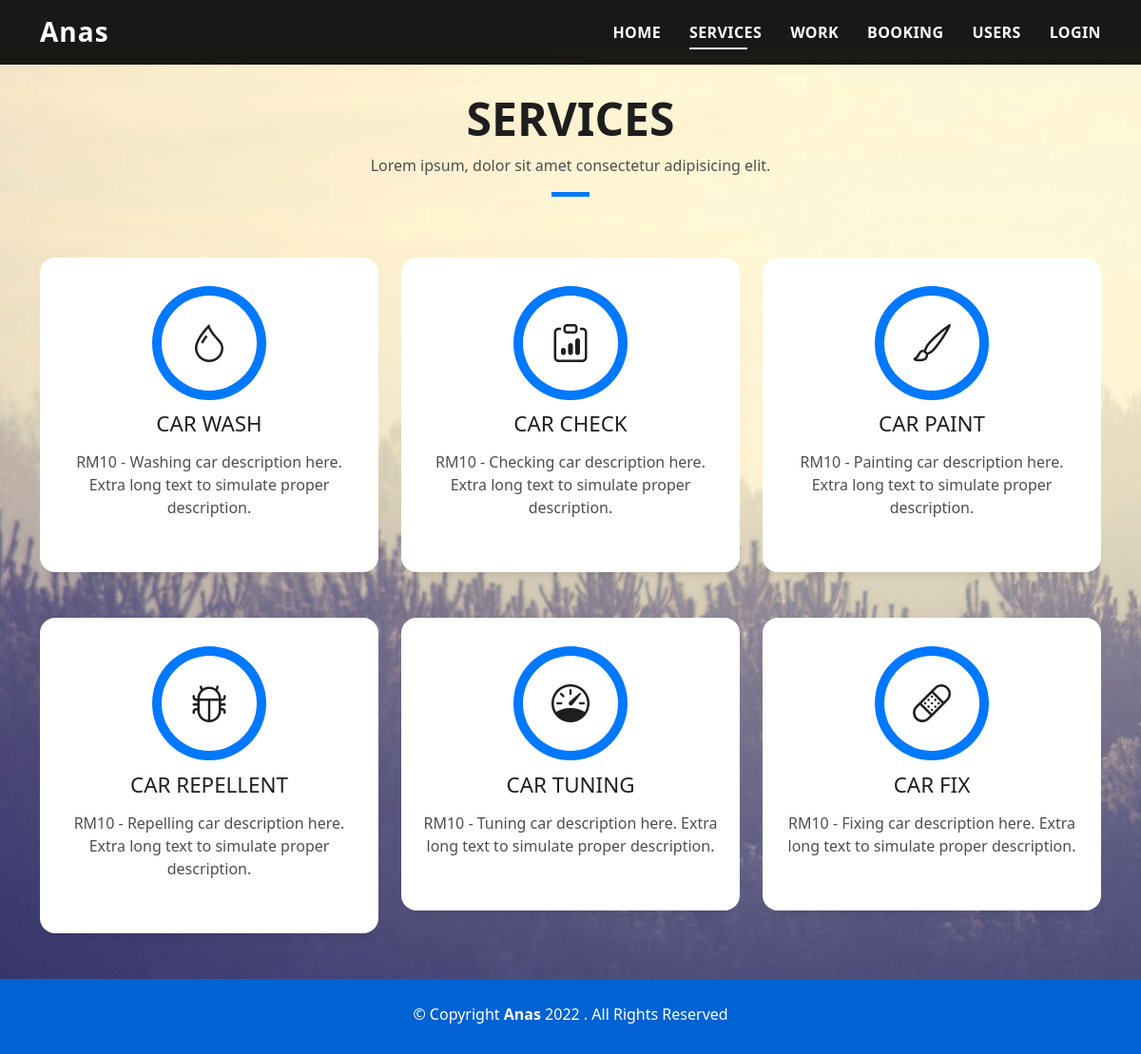
/services.php, run on the app's committed database.
### tables this page shows
CREATE TABLE `service` (
  `id` int NOT NULL,
  `name` varchar(100) NOT NULL,
  `description` varchar(255) NOT NULL,
  `image` varchar(100) NOT NULL,
  `price` int NOT NULL
);

### db.php (called while the page is built, shortened)
<?php
if (isset($_SESSION["id"])) {
    $logged_in = true;
} else {
    $logged_in = false;
}

### services.php (the view, shortened to what this page needs)
<?php
include 'db.php';
$sql = "SELECT * FROM service";
$result = mysqli_query($connection, $sql);
?>
<!DOCTYPE html>
<html lang="en">
<head>
  <link href="assets/vendor/bootstrap/css/bootstrap.min.css" rel="stylesheet" />
  <link href="assets/vendor/bootstrap-icons/bootstrap-icons.css" rel="stylesheet" />
  <link href="assets/vendor/glightbox/css/glightbox.min.css" rel="stylesheet" />
  <link href="assets/vendor/swiper/swiper-bundle.min.css" rel="stylesheet" />
  <link href="assets/css/style.css" rel="stylesheet" />
</head>
<body>
  <header id="header" class="fixed-top header-scrolled">
    <div class="container d-flex align-items-center justify-content-between">
      <h1 class="logo"><a href="index.html">Anas</a></h1>
      <nav id="navbar" class="navbar">
        <ul>
          <li><a class="nav-link scrollto" href="/index.php">Home</a></li>
          <li><a class="nav-link scrollto active" href="/services.php">Services</a></li>
          <li><a class="nav-link scrollto" href="/work.php">Work</a></li>
          <li><a class="nav-link scrollto" href="/booking.php">booking</a></li>
          <li><a class="nav-link scrollto" href="/users.php">Users</a></li>
          <li>
            <?php
            if ($logged_in) {
            ?>
              <a class="nav-link scrollto" href="/logout.php">Logout</a>
            <?php
            } else {
            ?>
              <a class="nav-link scrollto" href="/login.php">Login</a>
            <?php
            }
            ?>
          </li>
        </ul>
      </nav>
    </div>
  </header>
  <main id="main" class="mt-5">
    <section id="services" class="services-mf pt-5 route" style="background-image: url(assets/img/overlay-bg.jpg)">
      <div class="container">
        <div class="row">
          <div class="col-sm-12">
            <div class="title-box text-center">
              <h3 class="title-a">Services</h3>
              <p class="subtitle-a">
                Lorem ipsum, dolor sit amet consectetur adipisicing elit.
              </p>
              <div class="line-mf"></div>
            </div>
          </div>
        </div>
        <div class="row">
          <?php
          while ($row = mysqli_fetch_array($result)) {
          ?>
            <div class="col-md-4">
              <div class="service-box">
                <div class="service-ico">
                  <span class="ico-circle"><?php echo $row['image'] ?></span>
                </div>
                <div class="service-content">
                  <h2 class="s-title"><?php echo $row['name'] ?></h2>
                  <p class="s-description text-center">
                    RM<?php echo $row['price'] ?> - <?php echo $row['description'] ?>
                  </p>
                </div>
              </div>
            </div>
          <?php
          }
          ?>
        </div>
      </div>
    </section>
  </main>
  <footer>
    <div class="container">
      <div class="row">
        <div class="col-sm-12">
          <div class="copyright-box">
            <p class="copyright">
              &copy; Copyright <strong>Anas</strong> <?php echo date("Y"); ?>
              . All Rights Reserved
            </p>
          </div>
        </div>
      </div>
    </div>
  </footer>
</body>
</html>

### assets/css/style.css (style rules this page uses)
body { background-color: #f5f5f5; color: #4e4e4e; }
h1, h2, h3, h4, h5, h6 { color: #1e1e1e; }
a { color: #1e1e1e; text-decoration: none; transition: all 0.5s ease-in-out; }
.box-shadow, .card-blog, .work-box, .service-box, .paralax-mf { box-shadow: 0 13px 8px -10px rgba(0, 0, 0, 0.1); }
.title-box { margin-bottom: 4rem; }
.title-a { text-decoration: none; font-size: 3rem; font-weight: bold; text-transform: uppercase; }
.subtitle-a { text-decoration: none; color: #4e4e4e; }
.line-mf { width: 40px; height: 5px; background-color: #0078ff; margin: 0 auto; }
.ico-circle { height: 100px; width: 100px; font-size: 2rem; border-radius: 50%; line-height: 1.55; margin: 0 auto; text-align: center; box-shadow: 0 0 0 10px #0078ff; display: block; }
#header { transition: all 0.5s; z-index: 997; padding: 20px 0; }
#header .logo { font-size: 28px; margin: 0; padding: 0; font-weight: 600; letter-spacing: 1px; }
#header .logo a { color: #fff; }
#header.header-scrolled { background: rgba(0, 0, 0, 0.9); padding: 12px 0; }
.navbar { padding: 0; }
.navbar ul { margin: 0; padding: 0; display: flex; list-style: none; align-items: center; }
.navbar li { position: relative; }
.navbar>ul>li { white-space: nowrap; padding: 10px 0 10px 30px; }
.navbar a, .navbar a:focus { display: flex; align-items: center; justify-content: space-between; color: #fff; font-size: 16px; font-weight: 600; padding: 0; white-space: nowrap; transition: 0.3s; letter-spacing: 0.4px; position: relative; text-transform: uppercase; }
.navbar>ul>li>a:before { content: ""; position: absolute; width: 100%; height: 2px; bottom: -6px; left: 0; width: 0; background-color: #fff; visibility: hidden; transition: all 0.3s ease-in-out 0s; }
.navbar a:hover:before, .navbar li:hover>a:before, .navbar .active:before { visibility: visible; width: 80%; }
.navbar a:hover, .navbar .active, .navbar .active:focus, .navbar li:hover>a { color: #fff; }
.service-box { background-color: #fff; padding: 2.5rem 1.3rem; border-radius: 1rem; margin-bottom: 3rem; text-align: center; }
.service-box .service-ico { margin-bottom: 1rem; color: #1e1e1e; }
.service-box .ico-circle { transition: all 500ms ease; display: inline-flex; align-items: center; justify-content: center; }
.service-box .ico-circle i { line-height: 0; font-size: 40px; }
.service-box .s-title { font-size: 1.4rem; text-transform: uppercase; text-align: center; padding: 0.4rem 0; }
.service-box .s-description { color: #4e4e4e; }
footer { text-align: center; color: #fff; padding: 25px 0; background: #0062d3; }
footer .copyright { margin-bottom: 0.3rem; }

### data on the page
service: name "CAR WASH", price "10", description "Washing car description here. Extra long text to simulate proper description."
service: name "CAR CHECK", price "10", description "Checking car description here. Extra long text to simulate proper description."
service: name "CAR PAINT", price "10", description "Painting car description here. Extra long text to simulate proper description."
service: name "CAR REPELLENT", price "10", description "Repelling car description here. Extra long text to simulate proper description."
service: name "CAR TUNING", price "10", description "Tuning car description here. Extra long text to simulate proper description."
service: name "CAR FIX", price "10", description "Fixing car description here. Extra long text to simulate proper description."
